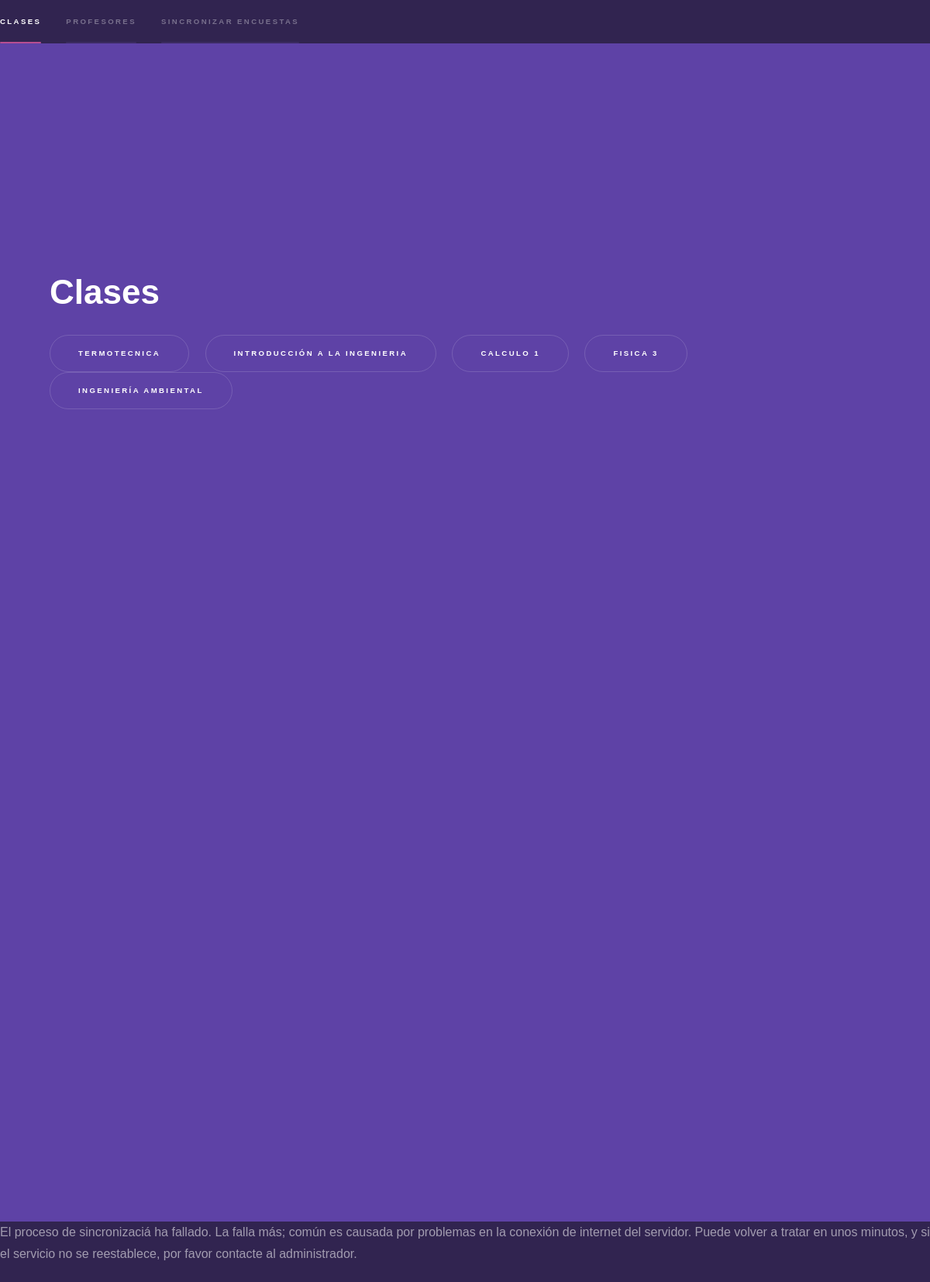
The page /encuestas/ (signed in) on the database its author committed.
### encuestas/models.py (models this page shows, shortened)
class Clase(models.Model):
    nombre = models.CharField(max_length=200)

### encuestas/views.py (the view)
@login_required
@csrf_exempt
def index(request):
    template = loader.get_template('encuestas/index.html')
    profesores = [(i.nombre,i.id) for i in Profesor.objects.all()]
    clases = [(i.nombre,i.id) for i in Clase.objects.all()]
    context = { 'profesores': profesores, 'clases': clases}
    return HttpResponse(template.render(context, request))

### encuestas/templates/encuestas/index.html (shortened to what this page needs)
<!DOCTYPE HTML>
{% load staticfiles %}
<html>
	<head>
        <link rel="stylesheet" href="{% static "encuestas/assets/css/main.css" %}" />
        <link rel="stylesheet" href="{% static "encuestas/assets/css/jquery-ui.css" %}">
	</head>
	<body>
			<section id="sidebar">
					<nav>
						<ul>
							<li><a href="#clases">Clases</a></li>
							<li><a href="#profesores">Profesores</a></li>
                            {% if user.is_authenticated %}
                                <li><a href="#" id="sync">Sincronizar encuestas</a></li>
                            {%endif%}
						</ul>
					</nav>
			</section>
			<div id="wrapper">
					<section id="clases" class="wrapper style1 fullscreen fade-up">
						<div class="inner">
							<h1>Clases</h1>
							<ul class="actions">
                                {% for i in clases %}
                                    <li><a href="/encuestas/lista/{{i.1}}/1/" class="button scrolly">{{i.0}}</a></li>
                                {% endfor %}
							</ul>
						</div>
					</section>
					<section id="profesores" class="wrapper style1 fullscreen fade-up">
					</section>
			</div>
        <div id="dialogER" title="Error. Por favor intente m&aacute;s tarde">
          <p>El proceso de sincronizaci&aacute; ha fallado. La falla m&aacutes; com&uacute;n es causada por problemas en la conexi&oacute;n de internet del servidor. Puede volver a tratar en unos minutos, y si el servicio no se reestablece, por favor contacte al administrador. </p>
        </div>
	</body>
</html>

### rows shown on the page
Clase: nombre "TERMOTECNICA"
Clase: nombre "INTRODUCCIÓN A LA INGENIERIA"
Clase: nombre "CALCULO 1"
Clase: nombre "FISICA 3"
Clase: nombre "INGENIERÍA AMBIENTAL"
